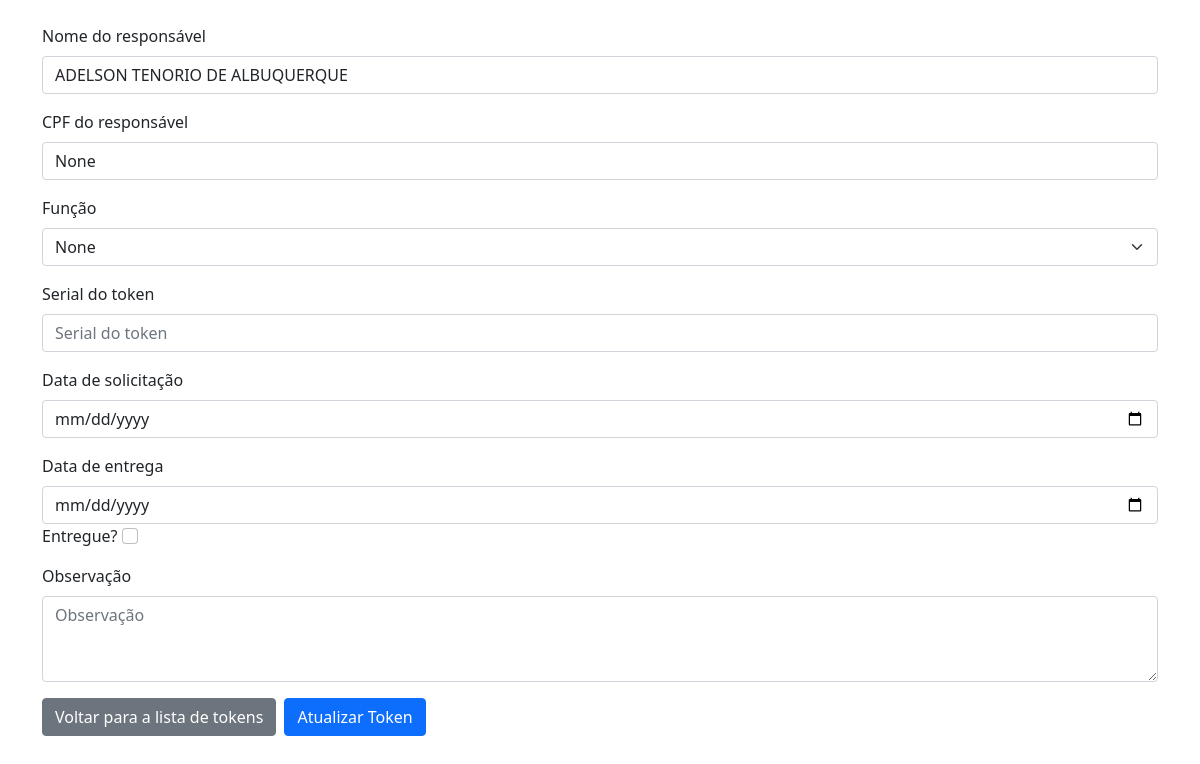
The page /atualizar_token/1/ (signed in) on the database as committed earlier.
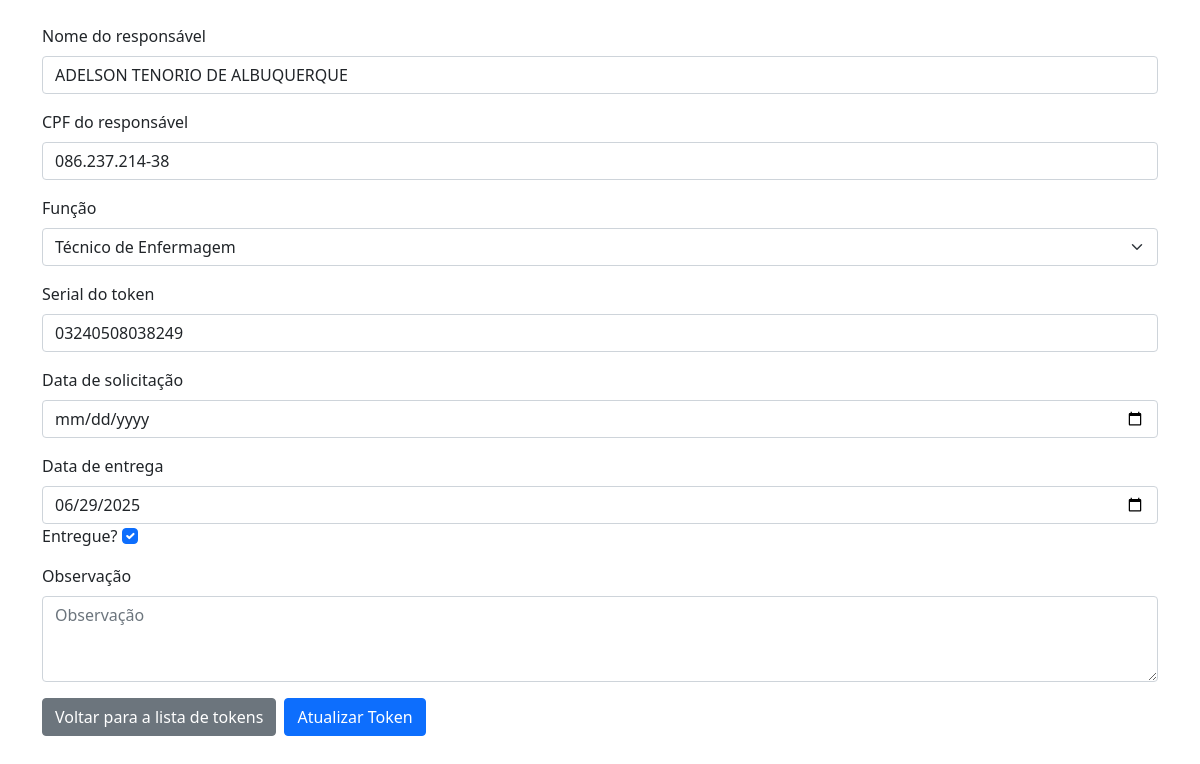
The same page on the database as committed later.
### tokens_app/models.py (models this page shows)
class Token(models.Model):
    nome_responsavel = models.CharField(max_length=125, null=False, blank=False)
    cpf_responsavel = models.CharField(max_length=14, null=True, blank=True)
    funcao_responsavel = models.CharField(max_length=125, choices=FUNCOES, null=True, blank=True)
    serial = models.CharField(max_length=14, null=True, blank=True)
    data_solicitacao = models.DateField(null=True, blank=True, default=None)
    data_entrega = models.DateField(blank=True, null=True)
    data_modificacao = models.DateField(auto_now=True)
    observacao = models.TextField(null=True, blank=True)
    criador = models.CharField(max_length=125, null=True, blank=True)
    modificador = models.CharField(max_length=125, null=True, blank=True)
    token_entregue = models.BooleanField(default=False)
    token_ativo = models.BooleanField(default=True)
    def __str__(self):
        return f"{self.nome_responsavel}"

### tokens_app/views.py (the view, shortened to what this page needs)
# urls.py: path("atualizar_token/<int:token_id>/", views.atualizar_token, name="atualizar_token"),
def atualizar_token(request, token_id):
    if not request.user.is_authenticated:
        return redirect('login')
    else:
        token = Token.objects.get(id=token_id)
        try:
            token.data_entrega = token.data_entrega.strftime("20%y-%m-%d")
        except:
            pass
        logger.info(f"User {request.user.username} acessou a página de atualização do token de: {token.nome_responsavel}. {time.strftime('%Y-%m-%d %H:%M:%S')}")
        return render(request, 'token.html', {'token': token, "funcoes": funcoes, "usuario": request.user, "assistentes": assistentes})

### tokens_app/templates/token.html (shortened to what this page needs)
{% extends "base.html" %}
{% block content %}
    <form action="{% url 'atualizar_token' token.id %}" method="POST" class="container mt-4">
    <div class="mb-3">
        <label for="nome_responsavel" class="form-label">Nome do responsável</label>
        <input type="text" class="form-control" name="nome_responsavel" id="nome_responsavel" value="{{ token.nome_responsavel }}" placeholder="Nome do responsável">
    </div>
    <div class="mb-3">
        <label for="cpf" class="form-label">CPF do responsável</label>
        <input type="text" class="form-control" name="cpf_responsavel" id="cpf" {%if token.cpf_responsavel != None %} value="{{ token.cpf_responsavel }}" {% endif %} placeholder="000.000.000-00" maxlength="14">
    </div>
    <div class="mb-3">
        <label for="funcao_responsavel" class="form-label">Função</label>
        <select class="form-select" name="funcao_responsavel" id="funcao_responsavel" value="{{ token.funcao_responsavel }}">
            <option value="{{token.funcao_responsavel}}">{{token.funcao_responsavel}}</option>
        </select>
    </div>
    <div class="mb-3">
        <label for="serial" class="form-label">Serial do token</label>
        <input type="number" class="form-control" name="serial" id="serial" value="{{ token.serial }}" placeholder="Serial do token" maxlength="14">
    </div>
    <div class="mb-3">
        <label for="data_solicitacao" class="form-label">Data de solicitação</label>
        <input type="date" class="form-control" name="data_solicitacao" id="data_solicitacao" value="{{ token.data_solicitacao }}">
    </div>
    <div class="mb-3">
        <label for="data_entrega" class="form-label">Data de entrega</label>
        <input type="date" class="form-control" name="data_entrega" id="data_entrega" {% if token.data_entrega != None %} value="{{ token.data_entrega }}" {% endif %}>
        <label for="entregue">Entregue? </label>
            <input type="checkbox" name="token_entregue" id="entregue" class="form-check-input" onchange="console.log(this.checked)" {% if token.token_entregue %} checked {% endif %}>
    </div>
    <div class="mb-3">
        <label for="observacao" class="form-label">Observação</label>
        <textarea class="form-control" name="observacao" id="observacao" rows="3" placeholder="Observação">{{ token.observacao }}</textarea>
    </div>
    <div class="d-flex gap-2">
        <a href="{% url 'lista_tokens' %}" class="btn btn-secondary">Voltar para a lista de tokens</a>
        <button type="submit" class="btn btn-primary">Atualizar Token</button>
    </div>
</form>
{% endblock %}

### tokens_app/templates/base.html (shortened to what this page needs)
<!DOCTYPE html>
<html lang="en">
<head>
    <link href="https://cdn.jsdelivr.net/npm/bootstrap@5.0.2/dist/css/bootstrap.min.css" rel="stylesheet"
>
</head>
<body>
    {% block content %}{% endblock %}
</body>
</html>

Rows that differ between the two databases and show on the page:
changed Token "ADELSON TENORIO DE ALBUQUERQUE": cpf_responsavel "None" → "086.237.214-38"; funcao_responsavel "None" → "Técnico de Enfermagem"; serial (not shown) → "03240508038249"; data_entrega (not shown) → "06/29/2025"; token_entregue "☐" → "☑"
